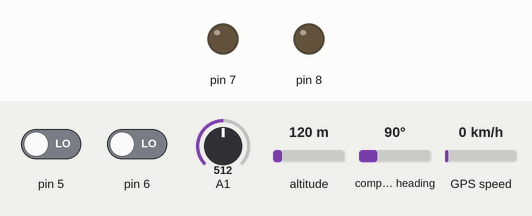
Bench run of a sketch on a simulated Arduino Uno, built with avr-gcc and run on an emulated ATmega328P. On the bench: output pins drawn as LEDs (lit = HIGH). The test bench sets the inputs (shaded band); at power-on: pin 5 LOW, pin 6 LOW, A1 = 512, altitude 120 m, compass heading 90°, GPS speed 0 km/h. The GPS gets a fix after 3 s at 37.7749, -122.4194 with 8 satellites; no radio packets arrive unless stated.

Above: at 1.2 s.
1.3 s: pin 5 driven HIGH
At 2.3 s:
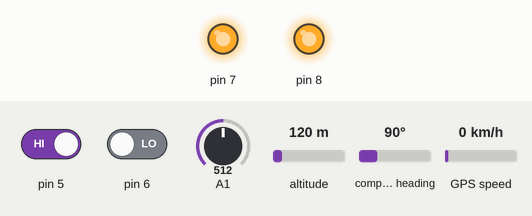
5.4 s: pin 5 driven LOW
At 6.6 s:
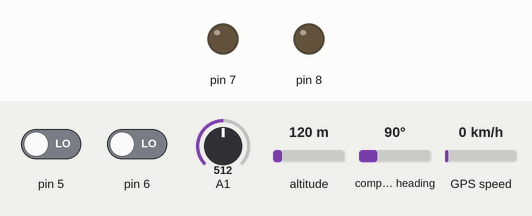
6.9 s: pin 6 driven HIGH
At 7.8 s:
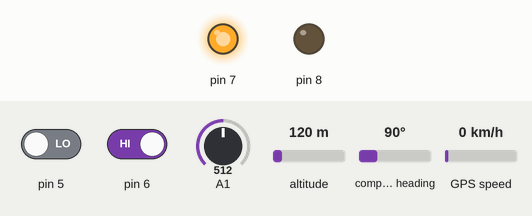
Timing chart, 0 to 9.9 s (numbered marks = the images above; inputs shaded):
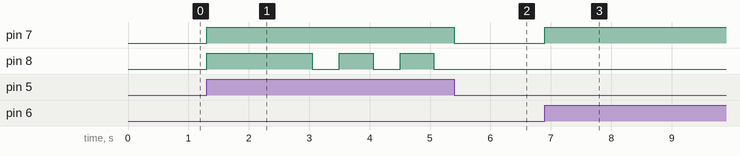

Measured:
- after the input at 1.3 s, pin 7: LOW → HIGH at once; pin 8: LOW → HIGH at once, then repeats every 1.0 s: LOW 0.45 s, HIGH 0.56 s
- after the input at 5.4 s, pin 7: HIGH → LOW at once; pin 8: stays LOW (without the input it goes to HIGH after 0.11 s)
- after the input at 6.9 s, pin 7: LOW → HIGH at once

The sketch:

Telemetry_Transmitter.ino
```cpp
#include <math.h>

// TRANSMITTER

//-------GPS-------
#include <SoftwareSerial.h>
#include <TinyGPS.h>

TinyGPS gps;
//4800-baud serial GPS device hooked up on pins 4(rx) and 3(tx).
SoftwareSerial ss(4, 3);

/*  Facing to the right
 GND
 VIN
 RX
 TX
 GND
 IPPS Unused
 */

//-------Wireless-------
#include <SPI.h>
#include <nRF24L01.h>
#include <RF24.h>

#define CE_PIN    9
#define CSN_PIN  10
RF24 radio(CE_PIN,CSN_PIN);

//  VCC 3.3V !!!      NOT 5V
//  CE to Arduino     pin 9
//  CSN to Arduino    pin 10
//  SCK to Arduino    pin 13
//  MOSI to Arduino   pin 11
//  MISO to Arduino   pin 12
//  IRQ               Unused


//------------------Start Code------------------

const uint64_t pipe = 0xE8E8F0F0E1LL;

double tiny[3];

int no_gps_signal;
int frameCounter = 0;
boolean Automation;
boolean Follow_Me;
unsigned int outBound[1] = {0};
int nextPackage = 1;
double packageTiny[2] = {0,0};
double num;

int latBig;
int latMed;
int longBig;
int longMed;
int height = 3;


void GETGPS(double x[]){

bool newData = false;

  while (ss.available())
  {
    char c = ss.read();
    if (gps.encode(c))
      newData = true;
  }

  if (newData)
  {
    float flat, flon;
    unsigned long age;
    gps.f_get_position(&flat, &flon);

    x[0] = flat;
    x[1] = flon;
    x[2] = 1;
  }

  else
    x[2] = 0;

}


void setup(){
  Serial.begin(115200);
  ss.begin(4800);

  pinMode(6,INPUT);
  pinMode(7,OUTPUT);
  pinMode(8,OUTPUT);

  radio.begin();
  radio.setDataRate(RF24_250KBPS);
  radio.openWritingPipe(pipe);

}


void loop(){

  if (digitalRead(5) == 1) // Dip 2
    Follow_Me = true;
  else
    Follow_Me = false;

  if (digitalRead(6) == 1) // Dip 1
    Automation = true;
  else
    Automation = false;

  height = map(analogRead(A1),0,1023,0,9);


//  ---Aquire GPS Signal and Check---

  if (frameCounter % 5 == 0)
  {
    GETGPS(tiny);
    if (tiny[2] == 0)
      no_gps_signal++;
    else
      no_gps_signal = 0;
  }

    if (nextPackage == 1)
  {
    packageTiny[0] = fabs(tiny[0] * 100000);
    packageTiny[1] = fabs(tiny[1] * 100000);
    latBig = packageTiny[0]/10000;
    latMed = fmod(packageTiny[0],(double)latBig*10000);
    longBig = packageTiny[1]/10000;
    longMed = fmod(packageTiny[1],(double)longBig*10000);
    longBig *= 10;
    longBig += height;
  }


  if (nextPackage == 1)
    outBound[0] = 10000+latBig;

  else if (nextPackage == 2)
    outBound[0] = 20000+latMed;

  else if (nextPackage == 3)
    outBound[0] = 30000+longBig;

  else if (nextPackage == 4){
    outBound[0] = 40000+longMed;
    nextPackage = 0;}


  nextPackage++;


//  ---Determine Mode and Set up Package---

   if (Automation && Follow_Me)
        ;

   else if (!Automation && !Follow_Me)
     outBound[0] = 0;

   else if (Automation && !Follow_Me)
     outBound[0] = 50000+height;

    if (no_gps_signal > 50 && Follow_Me){
       outBound[0] = 55000;
       digitalWrite(8,HIGH);}

    else if(no_gps_signal < 50)
        digitalWrite(8,LOW);

    if (outBound[0] != 0)
        digitalWrite(7,HIGH);
    else
        digitalWrite(7,LOW);


  radio.write(outBound, sizeof(outBound));

  frameCounter++;
  if (frameCounter == 100)
    frameCounter = 0;


//  Serial.println(outBound[0]);

//  Serial.println(tiny[0],5);
//  Serial.println(tiny[1],5);

//  Serial.println(latBig);
//  Serial.println(latMed);
//  Serial.println(longBig);
//  Serial.println(longMed);
//  Serial.println(" ");

}
```
